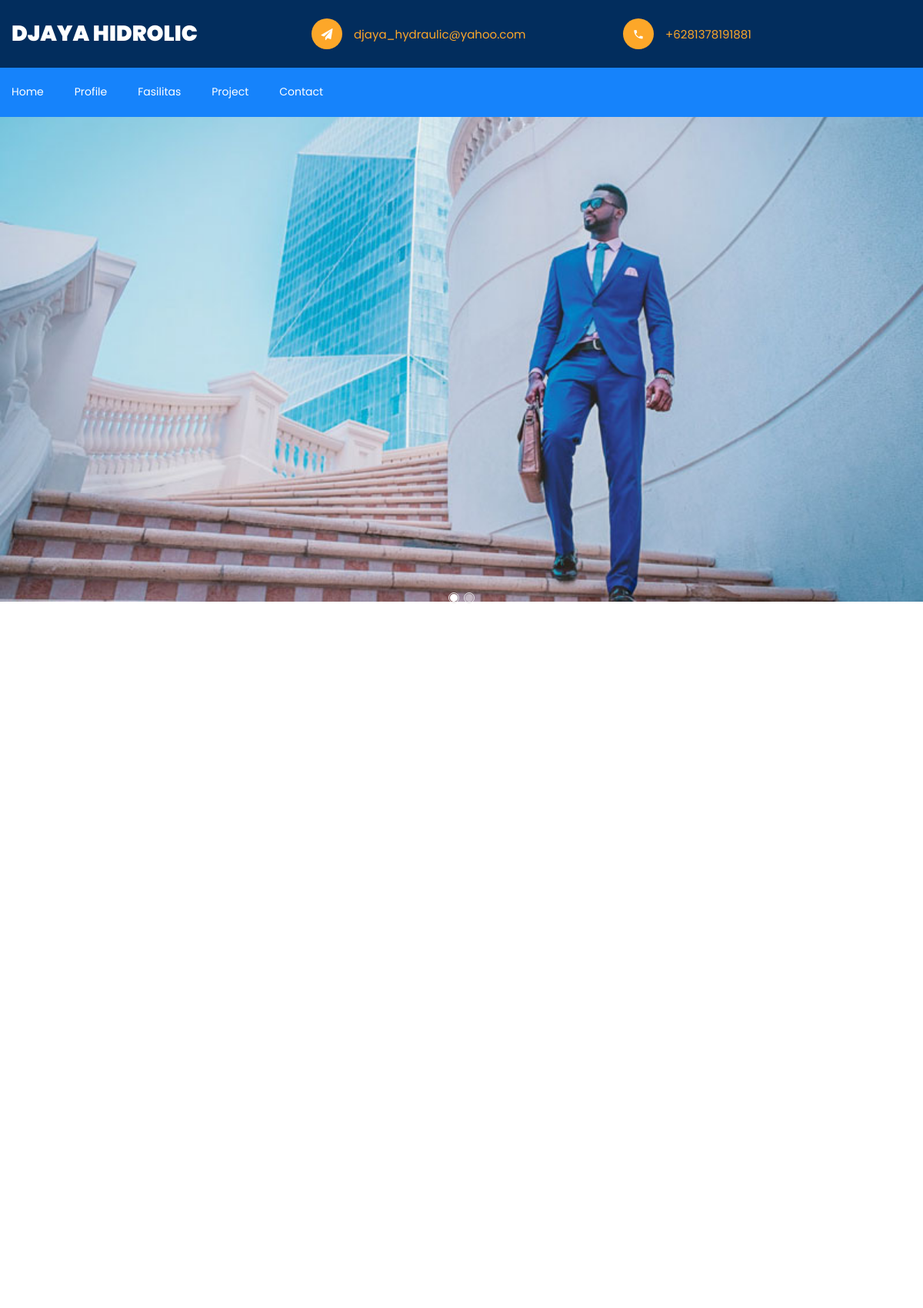
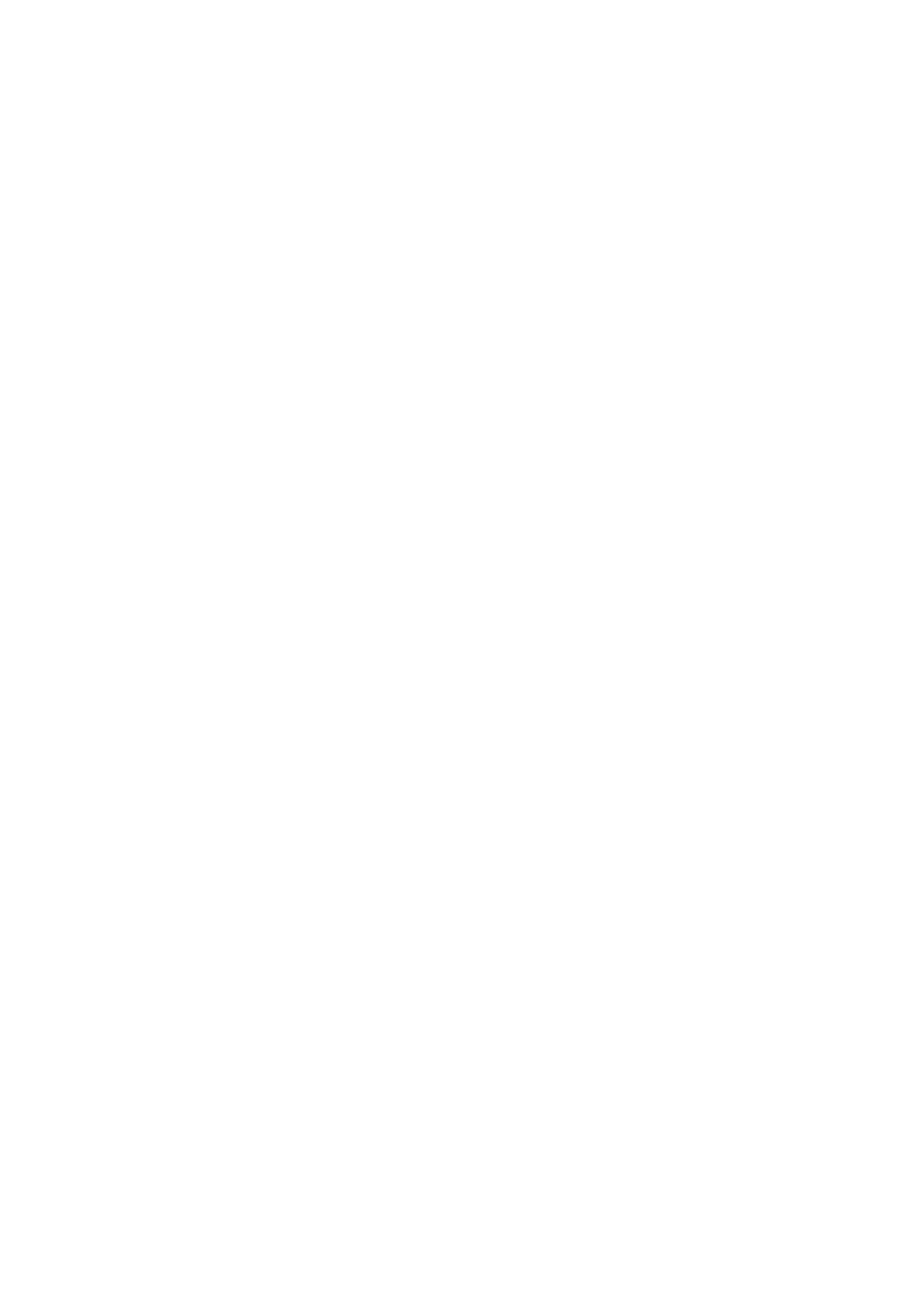
The page / (upper part) on the database its author committed (2 pictures, top to bottom).
### tables this page shows
CREATE TABLE IF NOT EXISTS `hme` (
  `id` int(11) NOT NULL AUTO_INCREMENT,
  `nama_perusahaan` varchar(225) NOT NULL,
  `slide_a` varchar(225) NOT NULL,
  `slide_b` varchar(225) NOT NULL,
  PRIMARY KEY (`id`)
);

CREATE TABLE IF NOT EXISTS `contak` (
  `id` int(11) NOT NULL AUTO_INCREMENT,
  `alamat` text NOT NULL,
  `no_tlp` varchar(125) NOT NULL,
  `hp` varchar(125) NOT NULL,
  `no_wa` varchar(125) NOT NULL,
  `email` varchar(125) NOT NULL,
  PRIMARY KEY (`id`)
);

### index.php (the view, shortened to what this page needs)
<!DOCTYPE html>
<html lang="en">
  <head>
    <link rel="stylesheet" href="css/open-iconic-bootstrap.min.css">
    <link rel="stylesheet" href="css/animate.css">
    <link rel="stylesheet" href="css/owl.carousel.min.css">
    <link rel="stylesheet" href="css/owl.theme.default.min.css">
    <link rel="stylesheet" href="css/magnific-popup.css">
    <link rel="stylesheet" href="css/aos.css">
    <link rel="stylesheet" href="css/ionicons.min.css">
    <link rel="stylesheet" href="css/bootstrap-datepicker.css">
    <link rel="stylesheet" href="css/jquery.timepicker.css">
    <link rel="stylesheet" href="css/flaticon.css">
    <link rel="stylesheet" href="css/icomoon.css">
    <link rel="stylesheet" href="css/style.css">
  </head>
  <body>
    <?php include 'config.php';
          include 'navbar.php'; ?>
	<?php include 'menu.php'; ?>
    <section class="home-slider owl-carousel">
      <div class="slider-item" style="background-image:url(<?php echo "admin/foto/$home[slide_a]"; ?>);" data-stellar-background-ratio="0.5">
      </div>
    </section>
    <section class="ftco-section ftco-no-pt ftco-margin-top">
    	<div class="container">
    		<div class="row justify-content-center mb-5 pb-2">
    		</div>
    	</div>
    </section>
	<section class="ftco-section ftco-no-pt ftco-margin-top">
		<div class="container">
			<div class="row justify-content-center mb-5 pb-2">
      </div>
			<div class="row">
				</div>
			</div>
		</section>
		<section class="ftco-section ">
			<div class="container-fluid p-0">
				<div class="row no-gutters justify-content-center mb-5 pb-2">
              <div class="row no-gutters">
    		      </div>
    	   </div>
       </div>
		</section>
  </body>
</html>

### navbar.php
<?php
include 'config.php';
$queri = "SELECT * FROM hme";
$hasil = mysqli_query($koneksi,$queri);
$home=mysqli_fetch_assoc($hasil);
$querii = "SELECT * FROM contak";
$hasili = mysqli_query($koneksi,$querii);
$kolomi=mysqli_fetch_assoc($hasili);  ?>
<div class="bg-top navbar-light">
    	<div class="container">
    		<div class="row no-gutters d-flex align-items-center align-items-stretch">
    			<div class="col-md-4 d-flex align-items-center py-4">
    				<a class="navbar-brand" href="index.php"><?php echo "$home[nama_perusahaan]"; ?></a>
    			</div>
	    		<div class="col-lg-8 d-block">
		    		<div class="row d-flex">
					    <div class="col-md d-flex topper align-items-center align-items-stretch py-md-4">
					    	<div class="icon d-flex justify-content-center align-items-center"><span class="icon-paper-plane"></span></div>
					    	<div class="text d-flex align-items-center">
						    	<span><a href="mailto:<?php echo "$kolomi[email]"; ?>" data-toggle="tooltip" ><?php echo "$kolomi[email]"; ?></a></span>
						    </div>
					    </div>
					    <div class="col-md d-flex topper align-items-center align-items-stretch py-md-4">
					    	<div class="icon d-flex justify-content-center align-items-center"><span class="icon-phone2"></span></div>
						    <div class="text d-flex align-items-center">
						    	<span><a href="tel:<?php echo "$kolomi[hp]"; ?>"><?php echo "$kolomi[hp]"; ?></a></span>
						    </div>
					    </div>
					</div>
			    </div>
		    </div>
		  </div>
    </div>

### css/icomoon.css (style rules this page uses)
[class^="icon-"], [class*=" icon-"] { font-family: 'icomoon' !important; speak: none; font-style: normal; font-weight: normal; font-variant: normal; text-transform: none; line-height: 1; -webkit-font-smoothing: antialiased; -moz-osx-font-smoothing: grayscale; }
.icon-paper-plane:before { content: "\f1d8"; }
.icon-phone2:before { content: "\e0cd"; }

### rows shown on the page
hme: nama_perusahaan "DJAYA HIDROLIC", slide_a (picture)
contak: email "djaya_hydraulic@yahoo.com", hp "+6281378191881"
